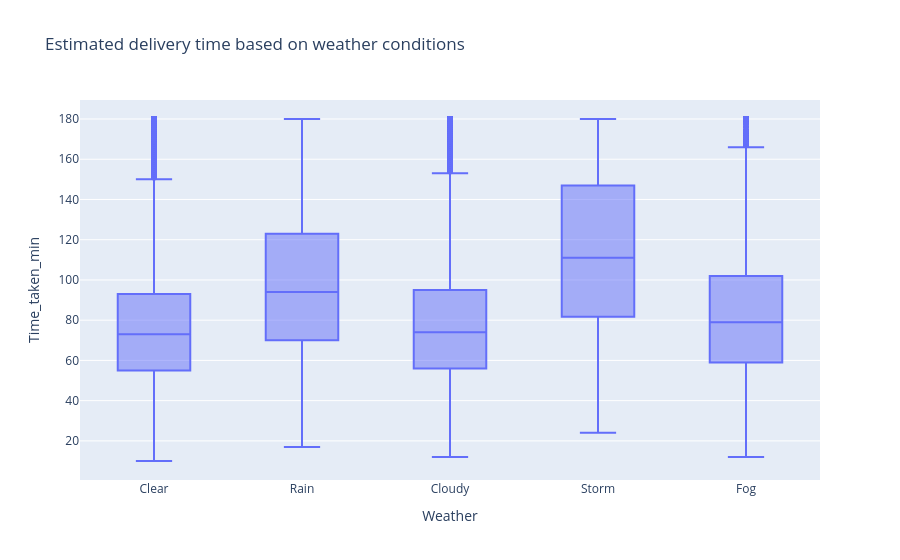

Notebook code cell kept with this figure:
### Markdown cell above
# **Exploratory Data Analysis**

### Code cell
fig = px.box(data, x="Weather", y="Time_taken_min", title="Estimated delivery time based on weather conditions")
fig.show()

### Figure 1 — Plotly figure (JSON) as saved in the notebook; plotly's stock layout.template omitted (floating-point values rounded to 4 significant figures; data arrays with more than 128 entries replaced by an {"elided": "..."} marker saying what was removed)
{"data": [{"alignmentgroup": "True", "hovertemplate": "Weather=%{x}<br>Time_taken_min=%{y}<extra></extra>", "legendgroup": "", "marker": {"color": "#636efa"}, "name": "", "notched": false, "offsetgroup": "", "orientation": "v", "showlegend": false, "type": "box", "x": {"elided": "50000 str values"}, "x0": " ", "xaxis": "x", "y": {"elided": "50000 int values"}, "y0": " ", "yaxis": "y"}], "layout": {"boxmode": "group", "legend": {"tracegroupgap": 0}, "title": {"text": "Estimated delivery time based on weather conditions"}, "xaxis": {"anchor": "y", "domain": [0, 1], "title": {"text": "Weather"}}, "yaxis": {"anchor": "x", "domain": [0, 1], "title": {"text": "Time_taken_min"}}}}
